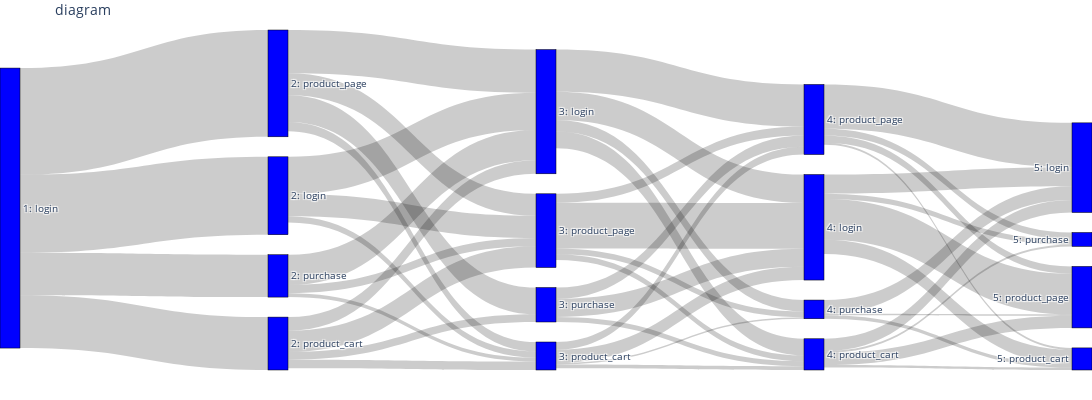

Source (notebook cell):
### Code cell
# creating the sankey diagram
data = go.Sankey(
    node=dict(
        pad=20,
        thickness=20,
        color=colors_list,
        line=dict(
            color="black",
            width=0.5
        ),
        label=label_list
    ),
    link=dict(
        source=source_target_df['source_id'].values.tolist(),
        target=source_target_df['target_id'].values.tolist(),
        value=source_target_df['count'].astype(int).values.tolist(),
        hoverlabel=dict(
            bgcolor='#C2C4C7')
    )
    )

# set window width so that steps are evenly spaced out
n_steps = 13
if n_steps < 5:
    width = None
else:
    width = n_steps * 250

layout = dict(
    height=400,
    width=width,
    margin=dict(t=30, l=0, r=0, b=30),
    title='diagram',
    font=dict(
        size=10
    )
)

fig = go.Figure(data=[data], layout=layout)
fig.show()

### Figure 1 — Plotly figure (JSON) as saved in the notebook; plotly's stock layout.template omitted (floating-point values rounded to 4 significant figures)
{"data": [{"link": {"hoverlabel": {"bgcolor": "#C2C4C7"}, "source": [0, 0, 0, 0, 1, 1, 1, 2, 2, 2, 2, 4, 4, 4, 4, 3, 3, 3, 8, 8, 8, 8, 10, 10, 10, 10, 6, 6, 6, 6, 7, 7, 7, 15, 15, 15, 15, 13, 13, 13, 13, 14, 14, 14, 14, 12, 12, 12], "target": [1, 2, 4, 3, 8, 10, 6, 8, 10, 6, 7, 8, 10, 6, 7, 8, 10, 6, 15, 13, 14, 12, 15, 13, 14, 12, 15, 13, 14, 12, 15, 13, 14, 17, 16, 20, 18, 17, 16, 20, 18, 17, 16, 20, 18, 17, 16, 20], "value": [554, 376, 759, 301, 264, 44, 159, 97, 60, 151, 55, 307, 67, 156, 190, 215, 28, 58, 202, 118, 299, 82, 94, 27, 55, 11, 326, 41, 63, 40, 128, 36, 81, 136, 102, 289, 38, 88, 17, 86, 13, 315, 13, 52, 48, 98, 25, 10]}, "node": {"color": ["blue", "blue", "blue", "blue", "blue", "blue", "blue", "blue", "blue", "blue", "blue", "blue", "blue", "blue", "blue", "blue", "blue", "blue", "blue", "blue", "blue"], "label": ["1: login", "2: login", "2: product_cart", "2: purchase", "2: product_page", "2: End", "3: product_page", "3: purchase", "3: login", "3: End", "3: product_cart", "4: End", "4: purchase", "4: product_cart", "4: product_page", "4: login", "5: product_cart", "5: login", "5: purchase", "5: End", "5: product_page"], "line": {"color": "black", "width": 0.5}, "pad": 20, "thickness": 20}, "type": "sankey"}], "layout": {"font": {"size": 10}, "height": 400, "margin": {"b": 30, "l": 0, "r": 0, "t": 30}, "title": {"text": "diagram"}, "width": 3250}}
